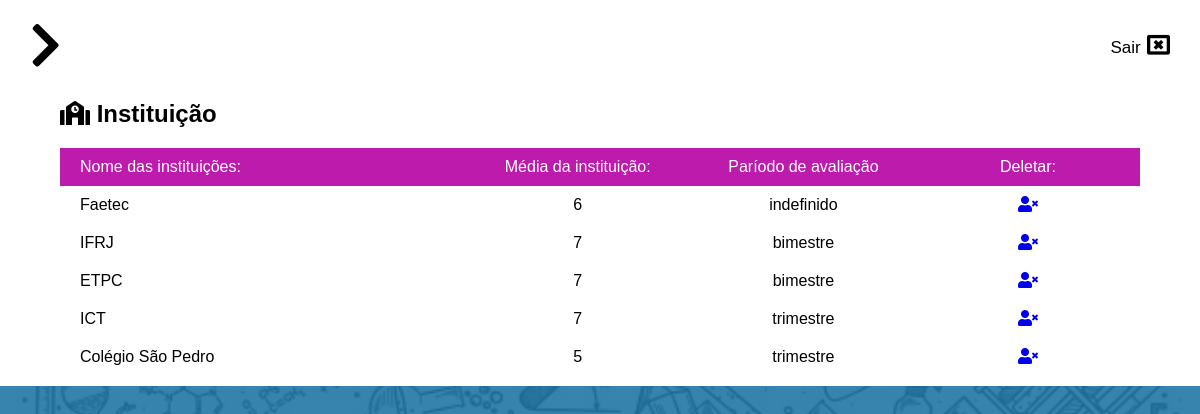
/painel/listar-instituicao (signed in), run on the app's committed database.
### tables this page shows
CREATE TABLE `instituicao` (
  `nome_ins` varchar(255) NOT NULL,
  `codigo_ins` int(11) NOT NULL,
  `id_professor` int(11) NOT NULL,
  `modelo-semestral` int(11) NOT NULL,
  `media` double NOT NULL
);

### classes/mysql.php (called while the page is built)
<?php
	class MySql{
		private static $pdo;
		public static function conectar(){
			if(self::$pdo == null){
				try{
				self::$pdo = new PDO('mysql:host='.HOST.';dbname='.DATABASE,USER,PASSWORD,array(PDO::MYSQL_ATTR_INIT_COMMAND => "SET NAMES utf8"));
				self::$pdo->setAttribute(PDO::ATTR_ERRMODE,PDO::ERRMODE_EXCEPTION);
				}catch(Exception $e){
					echo '<h2>Erro ao conectar</h2>';
				}
			}
			return self::$pdo;
		}
	}
?>

### classes/management.php (called while the page is built, shortened)
<?php
    class showInfo extends Management
    {
        public function showDataFilter($tables,$IdE=null,$idOp=null,$filter = null)
        {
            if ($idOp == 1) {
                $sql = MySql::conectar()->query(
                    "SELECT *
                    FROM `alunos` a,`conter` c
                    WHERE id_aluno = id_alu
                    AND c.codigo_tur = $IdE
                    AND a.id_professor = $_SESSION[ID]
                    ORDER BY nome_alu ASC"
                );
                $fix = $sql->fetchAll();
                return $fix;
            }else if ($filter != null) {
                $sql = MySql::conectar()->query(
                    "SELECT * FROM `$tables`WHERE id_professor = $_SESSION[ID] ORDER BY $filter"
                );
                return $sql->fetchAll();
            }else{
                $sql = MySql::conectar()->query(
                    "SELECT * FROM `$tables`WHERE id_professor = $_SESSION[ID]"
                );
                return $sql->fetchAll();
            }
        }
    }
?>

### painel/pages/listar-instituicao.php (the view, shortened to what this page needs)
<div class="box-content">
    <h2><i class="fas fa-school"></i> Instituição</h2>
    <?php
        $show = new showInfo();
    ?>
    <table class="tabela_aluno">
        <tr>
            <td class="tbl_title">Nome das instituições: </td>
            <td class="tbl_title">Média da instituição: </td>
            <td class="tbl_title">Paríodo de avaliação</td>
            <td class="tbl_title">Deletar:</td>
        </tr>
            <?php
                    $x = $show->showDataFilter("instituicao");
                    foreach ($x as $key => $value) {
            ?>
            <tr>
                <td><?php echo $value['nome_ins'] ?></td>
                <td><?php echo $value['media'] ?></td>
                <td><?php if($value['modelo-semestral'] == 1){ echo 'bimestre';}else if($value['modelo-semestral'] == 2){ echo 'trimestre';}else{ echo 'indefinido';} ?></td>
                <td><a href="<?php echo INCLUDE_PATH_PAINEL ?>listar-instituicao?excluir=<?php echo $value['codigo_ins']; ?>"><i class="fas fa-user-times"></i></a></td>
            </tr>
            <?php
                 }
            ?>
    </table>
</div>

### painel/css/painel.css (style rules this page uses)
:root { --blue-dft: #0b699e; --blue-dft-hv: #1f82bb; --blue-dark: #053896; --gray: #696969; --gray-dark: #222222; --gray-light: #f4f4f4; --pink: #bc1bac; --pink-hv: #c746ba; }
* { margin: 0; border: 0; padding: 0; font-family: Arial, Helvetica, sans-serif; }
body { width: 100vw; height: 100vh; display: flex; flex-direction: column; align-items: center; background-image: url(../../src/bg.jpg); background-position: center; background-repeat: no-repeat; background-size: cover; overflow-x: hidden; }
.box-content { padding: 10px 5vw; background: #fff; }
.box-content h2 { margin: 0 0 20px 0; }
table.tabela_aluno, table.tabela_tur { width: 100%; display: flex; flex-direction: column; border-collapse: collapse; border-spacing: 0; }
table.tabela_aluno tbody tr td:nth-child(1) { width: 100vw; max-width: 400px; }
table.tabela_aluno tbody tr td:nth-child(2), table.tabela_aluno tbody tr td:nth-child(3), table.tabela_aluno tbody tr td:nth-child(4) { width: 100vw; max-width: 200px; text-align: center; }
td.tbl_title { color: #fff; background-color: #bc1bac; }
table.tabela_aluno tbody tr td, table.tabela_tur tbody tr td { padding: 10px 20px; }

### data on the page
instituicao: nome_ins "Faetec", media "6", modelo-semestral "indefinido"
instituicao: nome_ins "IFRJ", media "7", modelo-semestral "bimestre"
instituicao: nome_ins "ETPC", media "7", modelo-semestral "bimestre"
instituicao: nome_ins "ICT", media "7", modelo-semestral "trimestre"
instituicao: nome_ins "Colégio São Pedro", media "5", modelo-semestral "trimestre"
